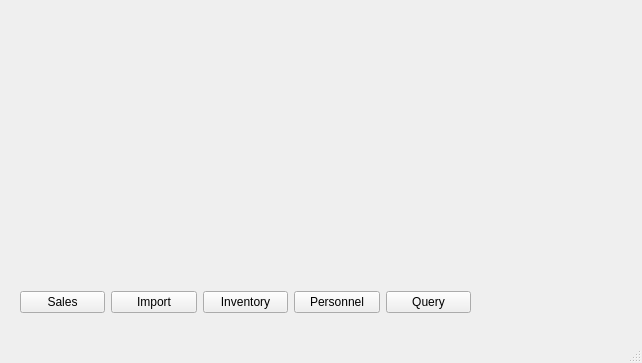
<?xml version="1.0" encoding="UTF-8"?>
<ui version="4.0">
 <class>StockManage</class>
 <widget class="QMainWindow" name="StockManage">
  <property name="geometry">
   <rect>
    <x>0</x>
    <y>0</y>
    <width>642</width>
    <height>363</height>
   </rect>
  </property>
  <property name="windowTitle">
   <string>MainWindow</string>
  </property>
  <widget class="QWidget" name="centralwidget">
   <widget class="QWidget" name="layoutWidget">
    <property name="geometry">
     <rect>
      <x>20</x>
      <y>290</y>
      <width>451</width>
      <height>25</height>
     </rect>
    </property>
    <layout class="QHBoxLayout" name="horizontalLayout">
     <item>
      <widget class="QPushButton" name="pushButton">
       <property name="text">
        <string>Sales</string>
       </property>
      </widget>
     </item>
     <item>
      <widget class="QPushButton" name="pushButton_2">
       <property name="text">
        <string>Import</string>
       </property>
      </widget>
     </item>
     <item>
      <widget class="QPushButton" name="pushButton_3">
       <property name="text">
        <string>Inventory</string>
       </property>
      </widget>
     </item>
     <item>
      <widget class="QPushButton" name="pushButton_4">
       <property name="text">
        <string>Personnel</string>
       </property>
      </widget>
     </item>
     <item>
      <widget class="QPushButton" name="pushButton_5">
       <property name="text">
        <string>Query</string>
       </property>
      </widget>
     </item>
    </layout>
   </widget>
  </widget>
  <widget class="QStatusBar" name="statusbar"/>
 </widget>
 <resources/>
 <connections/>
</ui>
